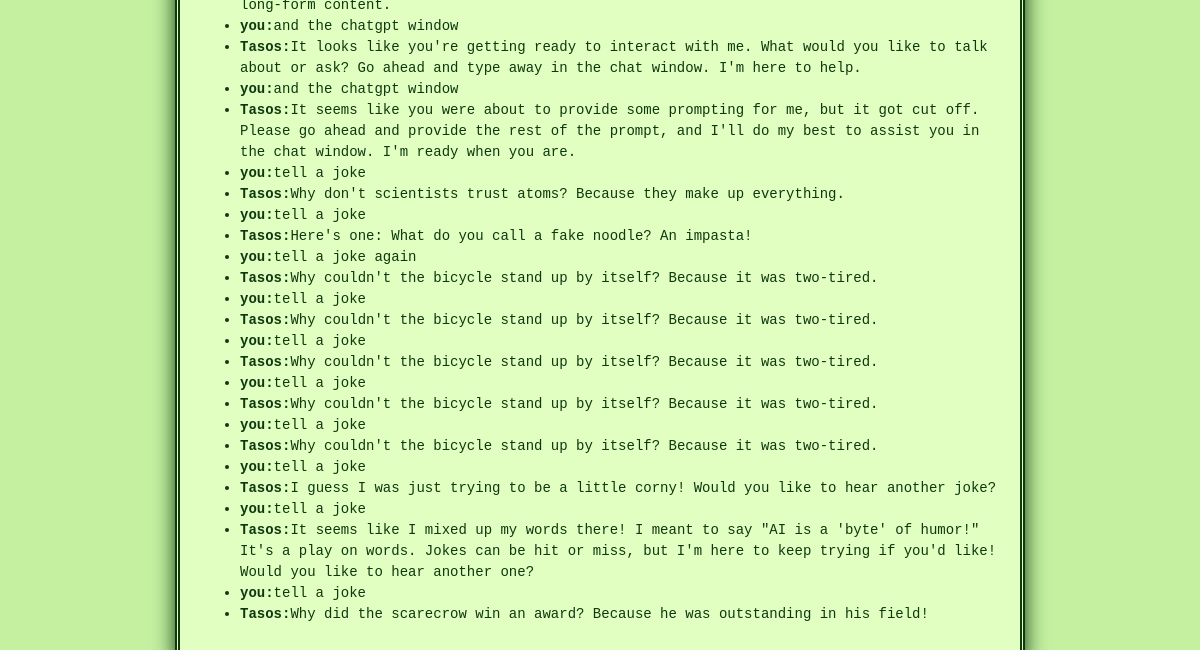
Before: /Prompt-area (signed in, lower part) with the older database file.
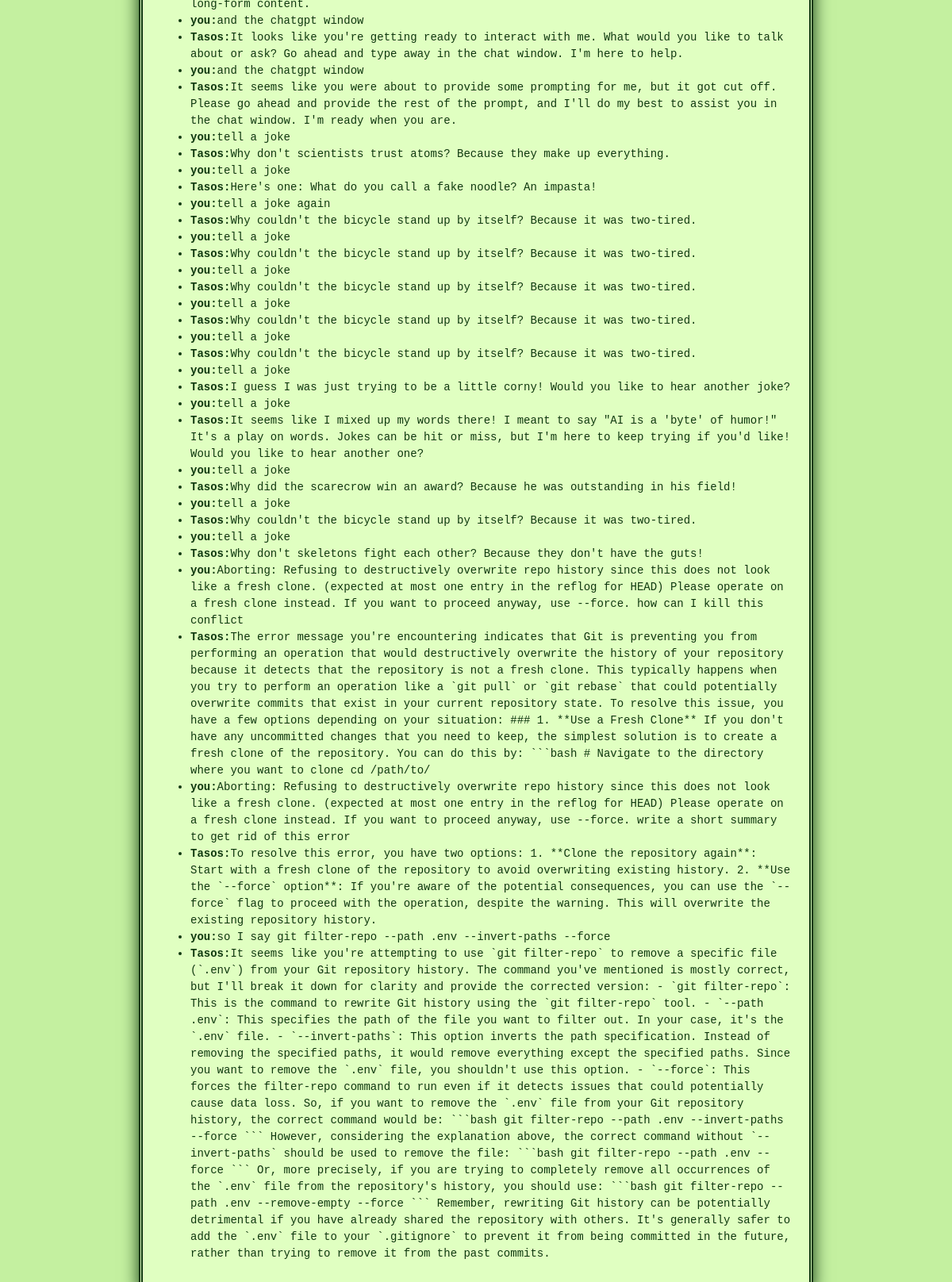
After: the same page with the newer database file.
### project/models.py (models this page shows)
class Chat(db.Model):
    id = db.Column(db.Integer, primary_key = True)
    user_id = db.Column(db.Integer, db.ForeignKey('user.id', ondelete='CASCADE'), nullable=False)
    question = db.Column(db.String, unique=False)
    answer = db.Column(db.String, unique=False, nullable=True)
    model = db.Column(db.String, unique=False, nullable=True)

### project/main.py (the view, shortened to what this page needs)
@main.route('/Prompt-area', methods=["POST", "GET"])
@login_required
def prompt_area():
    user_id = current_user.id
    selected_model = request.args.get("modell", "grog")
    new_prompt = request.args.get('prompt')
    chat_history= Chat.query.filter_by(user_id=user_id).order_by(Chat.id.asc()).all()
    print(selected_model)
    return render_template('Prompt-area.html', name=current_user.name, chat_history = chat_history)

### project/__init__.py (called while the page is built)
def create_app():
    app = Flask(__name__)
    app.config['SECRET_KEY'] = 'secret_key_goes_here' #was soll das?
    app.config['SQLALCHEMY_DATABASE_URI'] = 'sqlite:///db.sqlite'
    db.init_app(app)
    login_manager = LoginManager()
    login_manager.login_view = 'auth.login'
    login_manager.init_app(app)
    from .models import User
    @login_manager.user_loader
    def load_user(user_id):
        return User.query.get(int(user_id))
    from .auth import auth as auth_blueprint
    app.register_blueprint(auth_blueprint)
    from .main import main as main_blueprint
    app.register_blueprint(main_blueprint)
    return app

### project/templates/Prompt-area.html (shortened to what this page needs)
{% extends "base.html" %}
{% block content %}
{% if chat_history %}
<div class="output">
    <ul>
        {% for chat in chat_history %}
    <li><strong>you:</strong>{{ chat.question }}</li>
        <li><strong>Tasos:</strong>{{ chat.answer }}</li>
        {% endfor %}
    </ul>
</div>
{% endif %}
{% endblock %}

### project/templates/base.html (shortened to what this page needs)
<!DOCTYPE html>
<html>
<head>
    <link rel="stylesheet" href="{{ url_for('static', filename='styles.css') }}">
</head>
<body>
    <section class="hero is-primary is-fullheight">
        <div class="hero-body">
            <div class="container has-text-centered">
               {% block content %}
               {% endblock %}
            </div>
        </div>
    </section>
</body>
</html>

### project/static/styles.css (style rules this page uses)
body { background-color: #c4f0a0; color: #0f380f; font-family: 'Press Start 2P', monospace; font-size: 14px; line-height: 1.5; margin: 0; padding: 20px; image-rendering: pixelated; }
.container { max-width: 800px; margin: auto; background-color: #e0ffc1; padding: 20px; border: 5px double #0f380f; box-shadow: 0 0 20px #0f380f; }

Changed rows visible on the page:
added Chat: question "tell a joke", answer "Why couldn't the bicycle stand up by itself? Because it was two-tired."
added Chat: question "tell a joke", answer "Why don't skeletons fight each other? Because they don't have the guts!"
added Chat: question "Aborting: Refusing to destructively overwrite repo history since this does not look like a fresh clone. (expected at most one entry in the reflog for HEAD) Please operate on a fresh clone instead. If you want to proceed anyway, use --force. how can I kill this conflict", answer "The error message you're encountering indicates that Git is preventing you from performing an operation that would destructively overwrite the history of your repository because it detects that the repository is not a fresh clone. This typically happens when you try to perform an operation like a `git pull` or `git rebase` that could potentially overwrite commits that exist in your current repository state. To resolve this issue, you have a few options depending on your situation: ### 1. **Use a Fresh Clone** If you don't have any uncommitted changes that you need to keep, the simplest solution is to create a fresh clone of the repository. You can do this by: ```bash # Navigate to the…"
added Chat: question "Aborting: Refusing to destructively overwrite repo history since this does not look like a fresh clone. (expected at most one entry in the reflog for HEAD) Please operate on a fresh clone instead. If you want to proceed anyway, use --force. write a short summary to get rid of this error", answer "To resolve this error, you have two options: 1. **Clone the repository again**: Start with a fresh clone of the repository to avoid overwriting existing history. 2. **Use the `--force` option**: If you're aware of the potential consequences, you can use the `--force` flag to proceed with the operation, despite the warning. This will overwrite the existing repository history."
added Chat: question "so I say git filter-repo --path .env --invert-paths --force", answer "It seems like you're attempting to use `git filter-repo` to remove a specific file (`.env`) from your Git repository history. The command you've mentioned is mostly correct, but I'll break it down for clarity and provide the corrected version: - `git filter-repo`: This is the command to rewrite Git history using the `git filter-repo` tool. - `--path .env`: This specifies the path of the file you want to filter out. In your case, it's the `.env` file. - `--invert-paths`: This option inverts the path specification. Instead of removing the specified paths, it would remove everything except the specified paths. Since you want to remove the `.env` file, you shouldn't use this option. -…"
